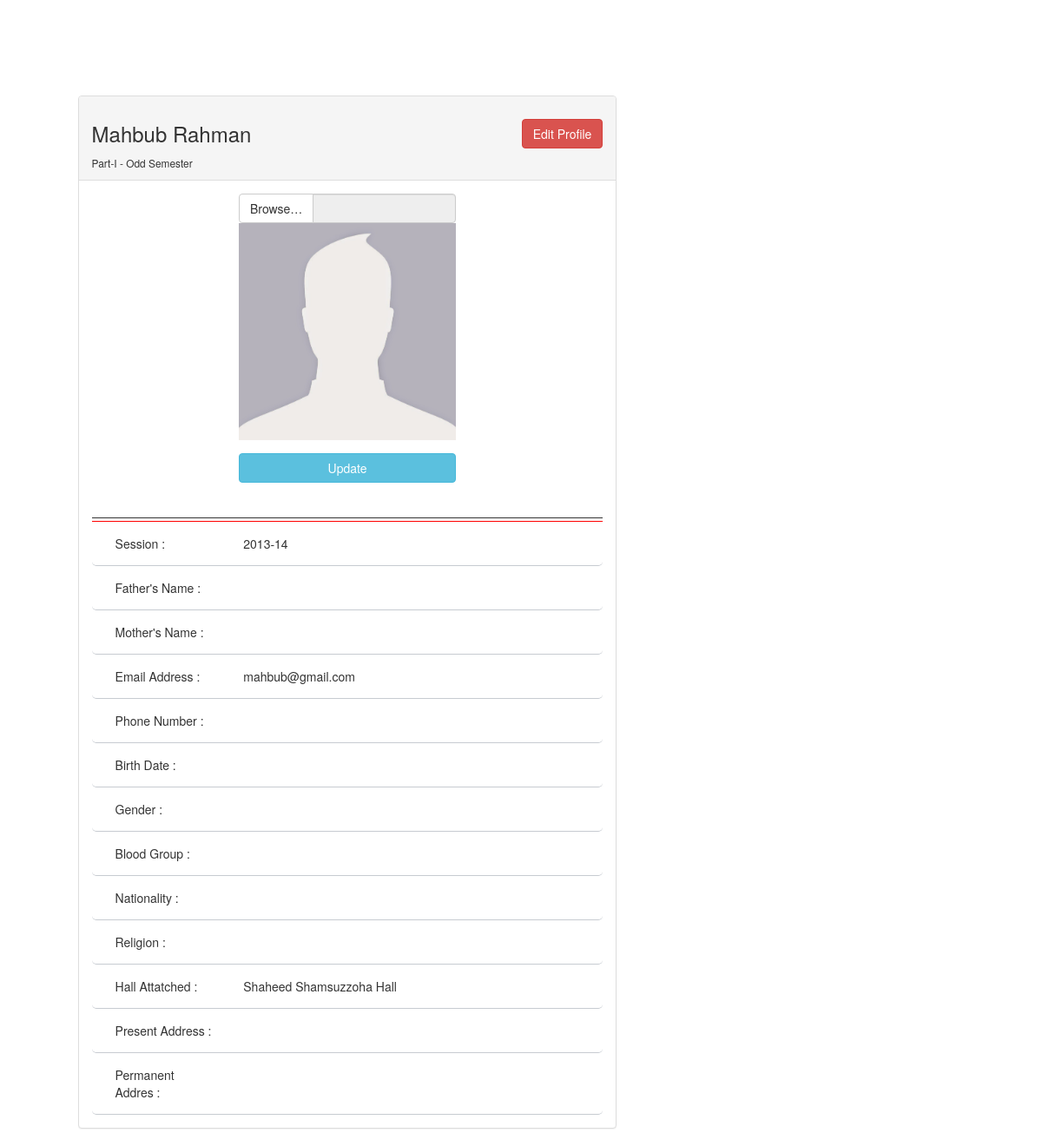
The app's page /dashboard/profile.php?id=14064901 (signed in) with its own data.
### tables this page shows
CREATE TABLE `students` (
  `id` int(20) NOT NULL,
  `reg_id` varchar(20) NOT NULL,
  `username` varchar(50) NOT NULL,
  `roll_no` varchar(20) NOT NULL,
  `name` varchar(100) NOT NULL,
  `image` varchar(100) NOT NULL,
  `gender` varchar(20) NOT NULL,
  `religion` varchar(30) NOT NULL,
  `email` varchar(100) NOT NULL,
  `year` varchar(10) NOT NULL,
  `semester` varchar(10) NOT NULL,
  `session` varchar(10) NOT NULL,
  `phone` varchar(15) NOT NULL,
  `fathers_name` varchar(100) NOT NULL,
  `mothers_name` varchar(100) NOT NULL,
  `present_address` varchar(500) NOT NULL,
  `permanent_address` varchar(500) NOT NULL,
  `birth_date` varchar(10) NOT NULL,
  `pass` varchar(10) NOT NULL,
  `blood_group` varchar(10) NOT NULL,
  `nationality` varchar(20) NOT NULL,
  `hall` varchar(100) NOT NULL
);

### dashboard/profile.php (the view, shortened to what this page needs)
<?php
include('server.php');
$member_type ="";
$roll_no = $_GET['id'];
$userid_search_s = "SELECT * FROM students WHERE roll_no='$roll_no'";
$userid_exist_s = mysqli_query($db, $userid_search_s);
$userid_search_t = "SELECT * FROM teachers WHERE userid='$roll_no'";
$userid_exist_t = mysqli_query($db, $userid_search_t);
if (mysqli_num_rows($userid_exist_s) > 0) {
    $student_sql = mysqli_query($db, "SELECT * FROM students WHERE roll_no='$roll_no'");
    $student_info = mysqli_fetch_array($student_sql);
    $member_type ="student";
    $name =$student_info['name'];
    $roll_no =$student_info['roll_no'];
    $year =$student_info['year'];
    $semester =$student_info['semester'];
    $session =$student_info['session'];
    $image =$student_info['image'];
    $fathers_name =$student_info['fathers_name'];
    $mothers_name =$student_info['mothers_name'];
    $email =$student_info['email'];
    $hall =$student_info['hall'];
    $phone =$student_info['phone'];
    $gender =$student_info['gender'];
    $blood_group =$student_info['blood_group'];
    $birth_date =$student_info['birth_date'];
    $nationality =$student_info['nationality'];
    $religion =$student_info['religion'];
    $present_address =$student_info['present_address'];
    $permanent_address =$student_info['permanent_address'];
    $student = 'visible';
}else if(mysqli_num_rows($userid_exist_t) > 0) {
    $teacher_sql = mysqli_query($db, "SELECT * FROM teachers WHERE userid='$roll_no'");
    $teacher_info = mysqli_fetch_array($teacher_sql);
    $member_type ="teacher";
    $name =$teacher_info['name'];
    $userid =$teacher_info['userid'];
    $rank =$teacher_info['rank'];
    $image =$teacher_info['image'];
    $fathers_name =$teacher_info['fathers_name'];
    $mothers_name =$teacher_info['mothers_name'];
    $email =$teacher_info['email'];
    $phone =$teacher_info['phone'];
    $gender =$teacher_info['gender'];
    $blood_group =$teacher_info['blood_group'];
    $birth_date =$teacher_info['birth_date'];
    $nationality =$teacher_info['nationality'];
    $religion =$teacher_info['religion'];
    $present_address =$teacher_info['present_address'];
    $permanent_address =$teacher_info['permanent_address'];
    $student = 'hidden';
    $teacher = 'visible';
}else {
    header("Location:registration.php");
}
if ($image =="") {
  $image = 'user.jpg';
}
?>
<!DOCTYPE html>
<html lang="en">
<head>
    <link rel="stylesheet" href="assets/css/style.css" />
    <link href="assets/css/bootstrap.min.css" rel="stylesheet" type="text/css" media="all" />
    <link rel="stylesheet" href="assets/font-awesome/4.5.0/css/font-awesome.min.css" />
</head>
<body class="no-skin">
<section class="col-md-8" style="margin-top: 110px;">
  <div class="">
    <div class="" >
          <div class="" style="margin:0 auto; width: 80%;">
        <div class="panel panel-default">
          <div class="panel-heading">
            <h3 ><?php echo $name;?></h3>
            <small class="<?php echo $student; ?>"><?php echo $year; ?> - <?php echo $semester; ?> Semester</small>
            <a href="edit_profile.php?id=<?php echo $roll_no; ?>" class="btn btn-danger pull-right" style="margin-top: -40px;">Edit Profile</a>
          </div>
          <div class="panel-body">
            <div class="box box-info">
                  <div class="box-body">
                <div class="" style="margin:0 auto; width: 60%;">
                  <div  align="center">
                    <form id="pic_update" method="post" action="user_img_update.php" enctype="multipart/form-data">
                      <div class="">
                          <div class="form-group">
                              <div class="input-group">
                                  <span class="input-group-btn">
                                      <span class="btn btn-default btn-file">
                                          Browse… <input type="file" id="imgInp" name="image">
                                      </span>
                                  </span>
                                  <input type="text" class="form-control" readonly>
                              </div>
                              <img id='img-upload' src="../images/user/<?php echo $member_type;?>/<?php echo $image;?>" class="img-responsive" />
                          </div>
                          <input type="submit" name="update_img" id="insert" value="Update" onclick="return validateimg()" class="btn btn-info btn_update"/>
                      </div>
                    </form>
                  </div>
                </div>
                <br>
                <br>
                      <div style="width: 100%;height: 5px;border-top: 1px solid #333333;border-bottom: 1px solid red;"></div>
                <div class="user_info">
                  <div class="col-md-12 user_row  <?php echo $student; ?>">
                    <div class="col-md-3">Session :</div>
                    <div class="col-md-8" style="padding-left: 20px;"><?php echo $session; ?></div>
                  </div>
                  <div class="col-md-12 user_row">
                    <div class="col-md-3">Father's Name :</div>
                    <div class="col-md-8" style="padding-left: 20px;"><?php echo $fathers_name;?></div>
                  </div>
                  <div class="col-md-12 user_row">
                    <div class="col-md-3">Mother's Name :</div>
                    <div class="col-md-8" style="padding-left: 20px;"><?php echo $mothers_name;?> </div>
                  </div>
                  <div class="col-md-12 user_row">
                    <div class="col-md-3">Email Address :</div>
                    <div class="col-md-8" style="padding-left: 20px;"><?php echo $email;?></div>
                  </div>
                  <div class="col-md-12 user_row">
                    <div class="col-md-3">Phone Number :</div>
                    <div class="col-md-8" style="padding-left: 20px;"><?php echo $phone;?></div>
                  </div>
                  <div class="col-md-12 user_row">
                    <div class="col-md-3">Birth Date :</div>
                    <div class="col-md-8" style="padding-left: 20px;"><?php echo $birth_date;?></div>
                  </div>
                  <div class="col-md-12 user_row">
                    <div class="col-md-3">Gender :</div>
                    <div class="col-md-8" style="padding-left: 20px;"><?php echo $gender;?></div>
                  </div>
                  <div class="col-md-12 user_row">
                    <div class="col-md-3">Blood Group :</div>
                    <div class="col-md-8" style="padding-left: 20px;"><?php echo $blood_group;?></div>
                  </div>
                  <div class="col-md-12 user_row">
                    <div class="col-md-3">Nationality :</div>
                    <div class="col-md-8" style="padding-left: 20px;"><?php echo $nationality;?></div>
                  </div>
                  <div class="col-md-12 user_row">
                    <div class="col-md-3">Religion :</div>
                    <div class="col-md-8" style="padding-left: 20px;"><?php echo $religion;?></div>
                  </div>
                  <div class="col-md-12 user_row  <?php echo $student; ?>">
                    <div class="col-md-3">Hall Attatched :</div>
                    <div class="col-md-8" style="padding-left: 20px;"><?php echo $hall;?></div>
                  </div>
                  <div class="col-md-12 user_row">
                    <div class="col-md-3">Present Address :</div>
                    <div class="col-md-8" style="padding-left: 20px;"><?php echo $present_address;?></div>
                  </div>
                  <div class="col-md-12 user_row">
                    <div class="col-md-3">Permanent Addres :</div>
                    <div class="col-md-8" style="padding-left: 20px;"><?php echo $permanent_address;?></div>
                  </div>
                </div>
              </div>
            </div>
          </div>
        </div>
      </div>
    </div>
  </div>
</section>
</body>
</html>

### dashboard/profile.php (style rules this page uses)
.user_row { padding: 15px; border-bottom: 1px solid #C7CBD1; border-radius: 5px; }
#pic_update { width: 250px; }
.btn_update { width: 100%; }

### records on screen
students: name "Mahbub Rahman", year "Part-I", semester "Odd", session "2013-14", email "mahbub@gmail.com", hall "Shaheed Shamsuzzoha Hall"
